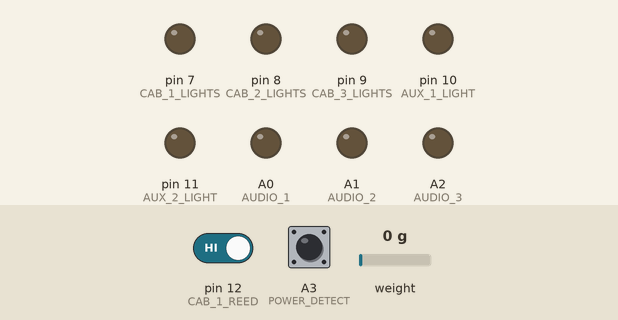
Recording of a sketch running on a simulated Arduino Uno, built with avr-gcc and run on an emulated ATmega328P. Shown: output pins drawn as LEDs (lit = HIGH). Inputs (shaded band) come from the test bench; at power-on: pin 12 (CAB_1_REED) HIGH, A3 (POWER_DETECT) HIGH, weight on the scale 0 g. Pins used as bus, display or sensor lines are not drawn.

Above: at 0.1 s.
At 2.3 s:
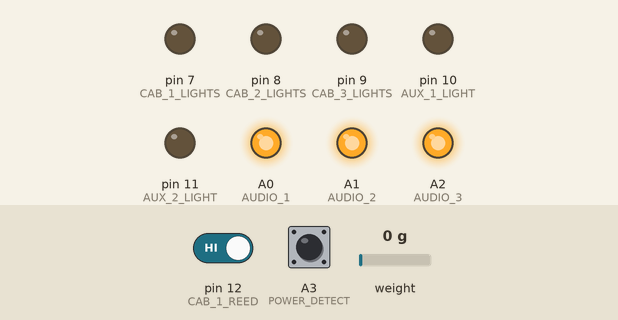
At 7.3 s:
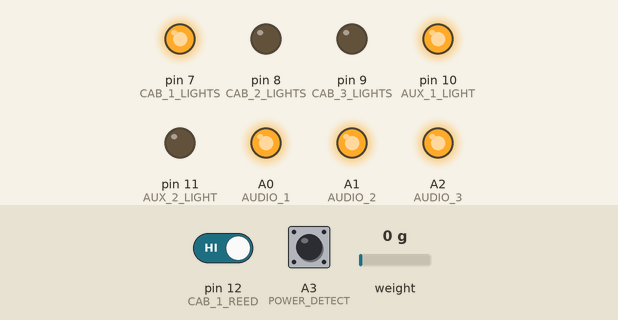
Timing chart, 0 to 8.8 s (numbered marks = the images above):
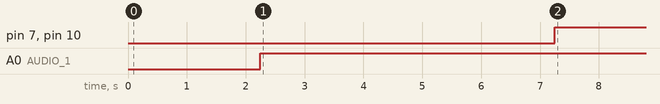

The sketch:

logic_controller.ino
```cpp
#include "HX711.h"

#define DOUT  3 // Scale Digital Line
#define CLK  2 // Scale Clock Line

#define POWER_DETECT A3 // Detect if the cabinet has been activated

#define AUDIO_1 A0 // Pull low to trigger WAV001
#define AUDIO_2 A1 // Pull low to trigger WAV002
#define AUDIO_3 A2 // Pull low to trigger WAV003

// Magnetic Door Latches
#define CAB_1_LATCH 4
#define CAB_2_LATCH 5
#define CAB_3_LATCH 6

// Cabinet Lights
#define CAB_1_LIGHTS 7
#define CAB_2_LIGHTS 8
#define CAB_3_LIGHTS 9

// Auxilary Lights
#define AUX_1_LIGHT 10
#define AUX_2_LIGHT 11

// Reed Switches
#define CAB_1_REED 12
#define CAB_2_REED 13

int puzzleState = 0;
bool newState = 0;

int sound_1_duration = 5000; // Length of SFX1 in milliseconds
int sound_2_duration = 5000; // Length of SFX2 in milliseconds
int sound_3_duration = 5000; // Length of SFX3 in milliseconds

HX711 scale(DOUT, CLK); // Scale object
float calibration_factor = 450000; // Scale calibration factor

void setup() {

  /*-------------------Scale Setup-------------------*/
  scale.set_scale(calibration_factor); //Adjust to this calibration factor
  scale.tare(); // Reset the scale to 0
  long zero_factor = scale.read_average(); //Get a baseline reading
  /*-------------------------------------------------*/

  /*------------------I/O Pin Setup------------------*/
  pinMode(POWER_DETECT, INPUT); // Requires an external pull-down
  pinMode(CAB_1_REED, INPUT); digitalWrite(CAB_1_REED, 1); // Internal pull-up
  pinMode(CAB_2_REED, INPUT); digitalWrite(CAB_2_REED, 1);

  pinMode(AUDIO_1, OUTPUT); digitalWrite(AUDIO_1, 1); // Set high, pull low to activate
  pinMode(AUDIO_2, OUTPUT); digitalWrite(AUDIO_2, 1);
  pinMode(AUDIO_3, OUTPUT); digitalWrite(AUDIO_3, 1);
  pinMode(CAB_1_LATCH, OUTPUT); digitalWrite(CAB_1_LATCH, 1); // Pull low to de-activate
  pinMode(CAB_2_LATCH, OUTPUT); digitalWrite(CAB_2_LATCH, 1);
  pinMode(CAB_3_LATCH, OUTPUT); digitalWrite(CAB_3_LATCH, 1);
  pinMode(CAB_1_LIGHTS, OUTPUT); digitalWrite(CAB_1_LIGHTS, 0); // Set low, pull up to activate
  pinMode(CAB_2_LIGHTS, OUTPUT); digitalWrite(CAB_2_LIGHTS, 0);
  pinMode(CAB_3_LIGHTS, OUTPUT); digitalWrite(CAB_3_LIGHTS, 0);
  pinMode(AUX_1_LIGHT, OUTPUT); digitalWrite(AUX_1_LIGHT, 0); // Set low, pull up to activate
  pinMode(AUX_2_LIGHT, OUTPUT); digitalWrite(AUX_2_LIGHT, 0);
  /*-------------------------------------------------*/

}

void loop() {

  // On powerup, do nothing until power detect goes high
  while(!digitalRead(POWER_DETECT)){};

  /*then*/

  advancePuzzle();

  /*---------------Cabinet 1 Open--------------------*/

  while(puzzleState==1){
  // In this state, the top cabinet is open exposing the scale mechanic.
  // The CAB_1_LIGHTS and AUX_1_LIGHT are on and the CAB_1_LATCH
  // is inactive. We advance to state 2 when the CAB_1_REED is LOW and
  // scale.get_units() is between 0.583 and 0.585

    if(newState){// When first entering this state set the conditions
      digitalWrite(CAB_1_LATCH, 0); // Unlock Cabinet 1
      digitalWrite(CAB_1_LIGHTS, 1); // Activate Cabinet 1 Lights
      digitalWrite(AUX_1_LIGHT, 1); // Activate Aux 1 Light
      newState = 0;
    }

    if((!digitalRead(CAB_1_REED)) && (scale.get_units() < 0.59) && (scale.get_units() > 0.58)){
      digitalWrite(CAB_1_LATCH, 1); // Lock Cabinet 1
      advancePuzzle();
    }

    delay(100); // Don't spam the scale too hard

    }

  /*---------------Cabinet 2 Open--------------------*/

  while(puzzleState==2){
  // In this state, the middle cabinet is open exposing the item platforms.
  // The CAB_2_LIGHTS and AUX_2_LIGHT are on and the CAB_2_LATCH
  // is inactive. We advance to state 3 when the CAB_2_REED is LOW

    if(newState){// When first entering this state set the conditions
      digitalWrite(CAB_2_LATCH, 0); // Unock Cabinet 2
      digitalWrite(CAB_1_LIGHTS, 0); // Dectivate Cabinet 1 Lights
      digitalWrite(CAB_2_LIGHTS, 1); // Activate Cabinet 2 Lights
      digitalWrite(AUX_2_LIGHT, 1); // Activate Aux 2 Light
      newState = 0;
    }

    if(!digitalRead(CAB_2_REED)){
      digitalWrite(CAB_2_LATCH, 1); // Lock Cabinet 2
      advancePuzzle();
    }

    delay(100); // Feels silly to check every few microseconds

    }

  /*---------------Cabinet 3 Open--------------------*/

  while(puzzleState==3){
  // This is the SOLVED state. Both auxilary lights are lit
    if(newState){// When first entering this state set the conditions
      digitalWrite(CAB_3_LATCH, 0); // Unlock Cabinet 3
      digitalWrite(CAB_2_LIGHTS, 0); // Dectivate Cabinet 2 Lights
      digitalWrite(CAB_3_LIGHTS, 1); // Activate Cabinet 3 Lights
      newState = 0;
    }

    // The puzzle is solved, we stay here until reset

    // The puzzle is solved, we stay here until reset
  }


}

void advancePuzzle() {

  puzzleState++; // Advance the puzzle state
  newState = 1; // This flag lets the next state loop know it's on loop 1

  // Trigger the appropriate sound file and wait before advancing to next state loop
  switch (puzzleState) {

    case 1:
      digitalWrite(AUDIO_1, 0);
      delay(250);
      digitalWrite(AUDIO_1, 1);
      delay(sound_1_duration);
      break;

    case 2:
      digitalWrite(AUDIO_2, 0);
      delay(250);
      digitalWrite(AUDIO_2, 1);
      delay(sound_2_duration);
      break;

    case 3:
      digitalWrite(AUDIO_3, 0);
      delay(250);
      digitalWrite(AUDIO_3, 1);
      delay(sound_3_duration);
      break;

  }

}
```

Measured:
- by itself, pin 7 (CAB_1_LIGHTS), pin 10 (AUX_1_LIGHT): LOW → HIGH at 7.3 s
- by itself, A0 (AUDIO_1): LOW → HIGH at 2.3 s
